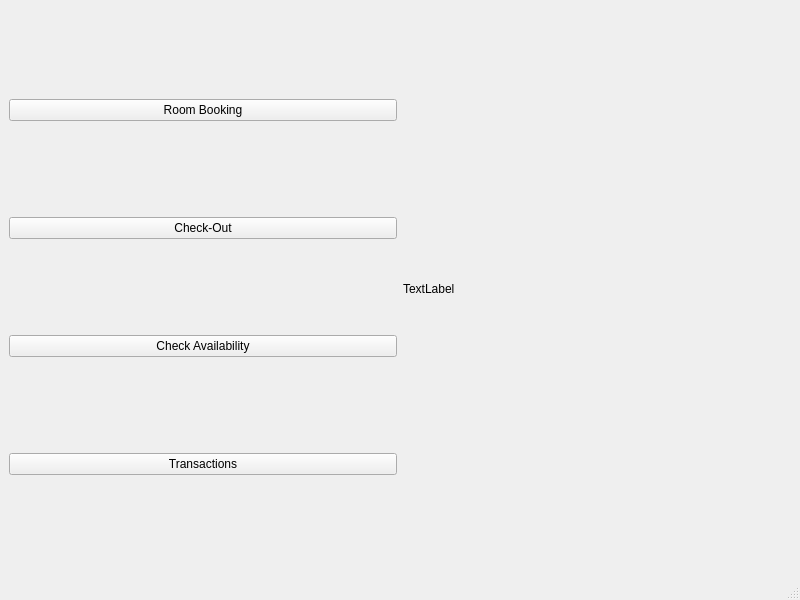
<?xml version="1.0" encoding="UTF-8"?>
<ui version="4.0">
 <class>MainWindow</class>
 <widget class="QMainWindow" name="MainWindow">
  <property name="geometry">
   <rect>
    <x>0</x>
    <y>0</y>
    <width>800</width>
    <height>600</height>
   </rect>
  </property>
  <property name="windowTitle">
   <string>MainWindow</string>
  </property>
  <widget class="QWidget" name="centralwidget">
   <layout class="QHBoxLayout" name="horizontalLayout">
    <item>
     <layout class="QVBoxLayout" name="verticalLayout">
      <item>
       <widget class="QPushButton" name="btnRoomBoking">
        <property name="text">
         <string>Room Booking</string>
        </property>
       </widget>
      </item>
      <item>
       <widget class="QPushButton" name="btnCheckOut">
        <property name="text">
         <string>Check-Out</string>
        </property>
       </widget>
      </item>
      <item>
       <widget class="QPushButton" name="btnCheckAvailability">
        <property name="text">
         <string>Check Availability</string>
        </property>
       </widget>
      </item>
      <item>
       <widget class="QPushButton" name="btnTransactions">
        <property name="text">
         <string>Transactions</string>
        </property>
       </widget>
      </item>
     </layout>
    </item>
    <item>
     <widget class="QLabel" name="label">
      <property name="text">
       <string>TextLabel</string>
      </property>
     </widget>
    </item>
   </layout>
  </widget>
  <widget class="QMenuBar" name="menubar">
   <property name="geometry">
    <rect>
     <x>0</x>
     <y>0</y>
     <width>800</width>
     <height>26</height>
    </rect>
   </property>
  </widget>
  <widget class="QStatusBar" name="statusbar"/>
 </widget>
 <resources/>
 <connections/>
</ui>
